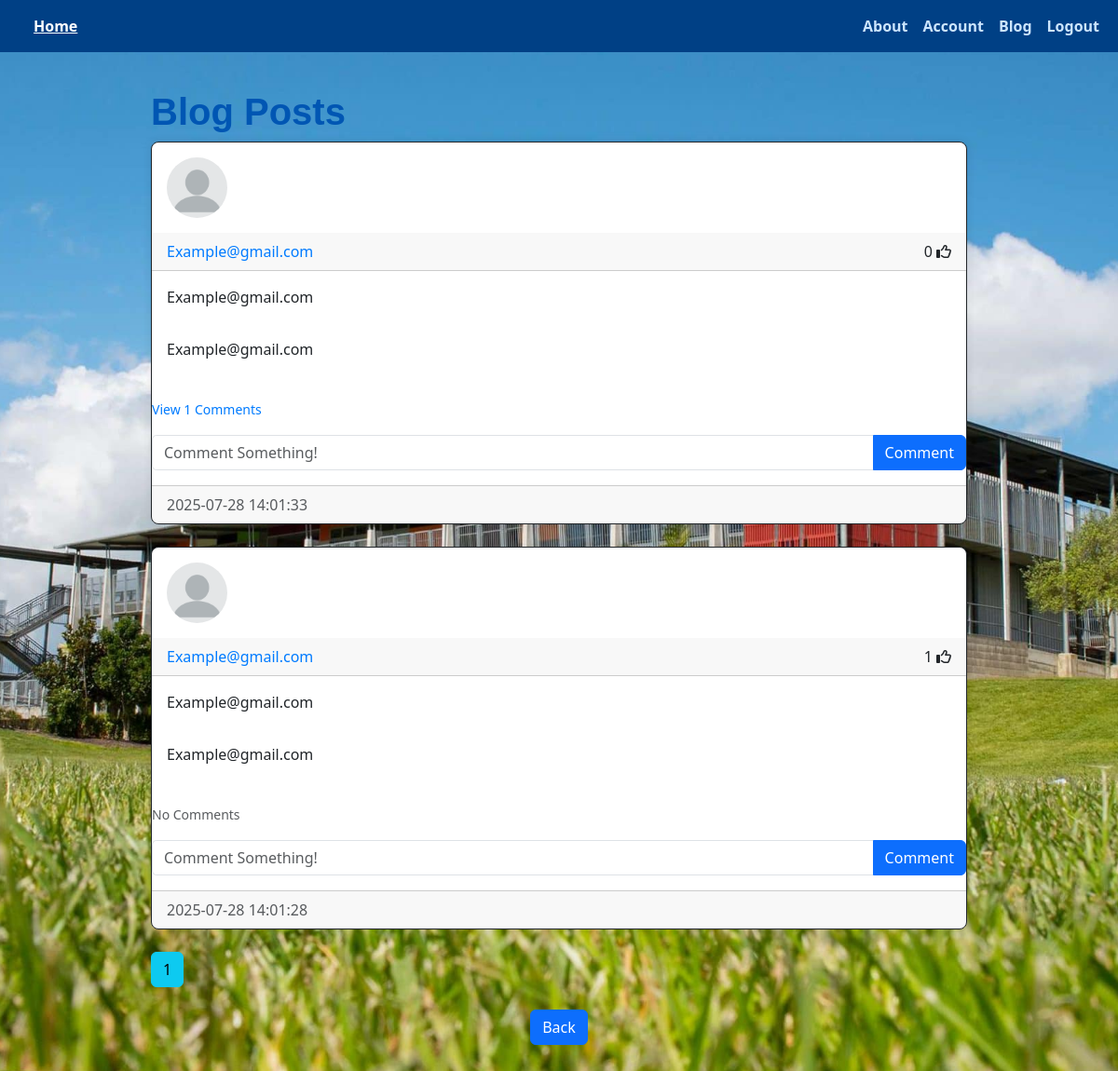
/posts/Example@gmail.com (signed in), run on the app's committed database.
### website/models.py (models this page shows)
class Post(db.Model):
    id = db.Column(db.Integer, primary_key=True)
    title = db.Column(db.String(150), unique=False)
    content = db.Column(db.Text, nullable=False)
    date_created = db.Column(
        db.DateTime(timezone=True), default=func.now()
    )
    author = db.Column(
        db.Integer,
        db.ForeignKey('user.id', ondelete="CASCADE"),
        nullable=False
    )
    comments = db.relationship(
        'Comment', backref='post', passive_deletes=True
    )
    likes = db.relationship(
        'Like', backref='post', passive_deletes=True
    )

class User(db.Model, UserMixin):
    id = db.Column(db.Integer, primary_key=True)
    email = db.Column(db.String(150), unique=True)
    username = db.Column(db.String(150), unique=True)
    password = db.Column(db.String(150))
    image_file = db.Column(
        db.String(20), nullable=False, default='default.jpg'
    )
    date_created = db.Column(
        db.DateTime(timezone=True), default=func.now()
    )
    posts = db.relationship(
        'Post', backref='user', passive_deletes=True
    )
    comments = db.relationship(
        'Comment', backref='user', passive_deletes=True
    )
    likes = db.relationship(
        'Like', backref='user', passive_deletes=True
    )

### website/views.py (the view)
@views.route("/posts/<username>")
@login_required
def posts(username):
    page = request.args.get('page', 1, type=int)
    user = User.query.filter_by(username=username).first()
    if not user:
        flash('No user with that username exists', category="error")
        return redirect(url_for('views.blog'))
    posts = Post.query.filter_by(user=user).order_by(
        Post.date_created.desc()).paginate(page=page, per_page=4)
    return render_template("posts.html", user=current_user, posts=posts, username=username)

### website/__init__.py (called while the page is built)
def create_app():
    app = Flask(__name__)
    app.config['SECRET_KEY'] = "YjoZHYUzTS"
    database_uri = f"sqlite:///{DB_NAME}"
    app.config['SQLALCHEMY_DATABASE_URI'] = database_uri
    db.init_app(app)
    from .views import views
    from .auth import auth
    app.register_blueprint(views, url_prefix="/")
    app.register_blueprint(auth, url_prefix="/")
    from .models import User
    with app.app_context():
        db.create_all()
        print("Created Database!")
    login_manager = LoginManager()
    login_manager.login_view = "auth.login"
    login_manager.init_app(app)
    @login_manager.user_loader
    def load_user(id):
        return User.query.get(int(id))
    return app

### website/templates/posts.html (shortened to what this page needs)
{% extends "posts_div.html" %} {% block title %} {{username}}'s Posts {% endblock %}
{% block footer %}
<div align="center">
<a href="/blog"> <button type="button" class="btn btn-primary btn-large"> Back </button> </a>
</div>
{% endblock %}

### website/templates/posts_div.html (shortened to what this page needs)
{% extends "template.html" %} {% block title %} Home {% endblock %}
{% block content %}
<h1>Blog Posts</h1>
<div id="posts">
    {% for post in posts %}
    <div class="card border-dark">
        <img class="rounded-circle article-img" src="{{ url_for('static', filename='profile_pics/' + post.user.image_file)}}">
        <div class="card-header d-flex justify-content-between align-items-center">
            <a href="/posts/{{post.user.username}}">{{post.user.username}}</a>
            <div>
                <span id="likes-count-{{post.id}}">{{ post.likes|length }}</span>
                {% if user.id in post.likes|map(attribute="author")|list %}
                <i class="fas fa-thumbs-up" id="like-button-{{post.id}}" onclick="like({{post.id}})"></i>
                {% else %}
                <i class="far fa-thumbs-up" id="like-button-{{post.id}}" onclick="like({{post.id}})"></i>
                {% endif %}
            </div>
        </div>
        <div class="card-body">
            <div class="card-text">{{post.title}}</div>
        </div>
        <div class="card-body">
            <div class="card-text">{{post.content}}</div>
        </div>
        <br />
        <p class="card-text">
            {% if post.comments|length > 0 %}
            <a data-bs-toggle="collapse" href="#comments-{{post.id}}" role="button">
                <small>View {{post.comments|length}} Comments</small>
            </a>
            {% else %}
            <small class="text-muted"> No Comments</small>
            {% endif %}
        </p>
        <form class="input-group mb-3" method="POST" action="/create-comment/{{post.id}}">
            <input type="text" id="text" name="text" class="form-control" placeholder="Comment Something!"/>
            <button type="submit" class="btn btn-primary">Comment</button>
        </form>
        <div class="card-footer text-muted">{{post.date_created}}</div>
    </div>
    <br/>
    {% endfor %}
</div>
{% for page_num in posts.iter_pages(left_edge=1, left_current=1, right_current=2)%}
{% if page_num %}
{% if posts.page == page_num %}
<a class="btn btn-info mb-4" href="{{ url_for('views.blog', page=page_num)}}">{{ page_num }}</a>
{% else %}
<a class="btn btn-outline-info mb-4" href="{{ url_for('views.blog', page=page_num)}}">{{ page_num }}</a>
{% endif %}
{% else %}
...
{% endif %}
{% endfor %}
{% block footer %}{% endblock %}
{% endblock %}

### website/static/main.css (style rules this page uses)
body { background-color: #f9fafb; font-family: 'Segoe UI', Tahoma, Geneva, Verdana, sans-serif; color: #333; }
h1, h2, h3, h4 { font-family: 'Montserrat', sans-serif; color: #0056b3; font-weight: 600; }
.card { border-radius: 0.5rem; box-shadow: 0 0 10px rgb(0 0 0 / 0.1); }
a { color: #007bff; text-decoration: none; }
.form-control { border-radius: 0.3rem; }
.article-img { height: 65px; width: 65px; margin: 16px; }
body { background-image: url('/static/images/background.jpg'); background-size: cover; background-repeat: no-repeat; background-position: center; background-attachment: fixed; }

### data on the page
Post: image_file (placeholder picture), user.username "Example@gmail.com", likes|length "0", title "Example@gmail.com", content "Example@gmail.com", comments|length "1", date_created "2025-07-28 14:01:33"
Post: image_file (placeholder picture), user.username "Example@gmail.com", likes|length "1", title "Example@gmail.com", content "Example@gmail.com", shows "No Comments", date_created "2025-07-28 14:01:28"

### other printed values
{{ page_num }} "1"
